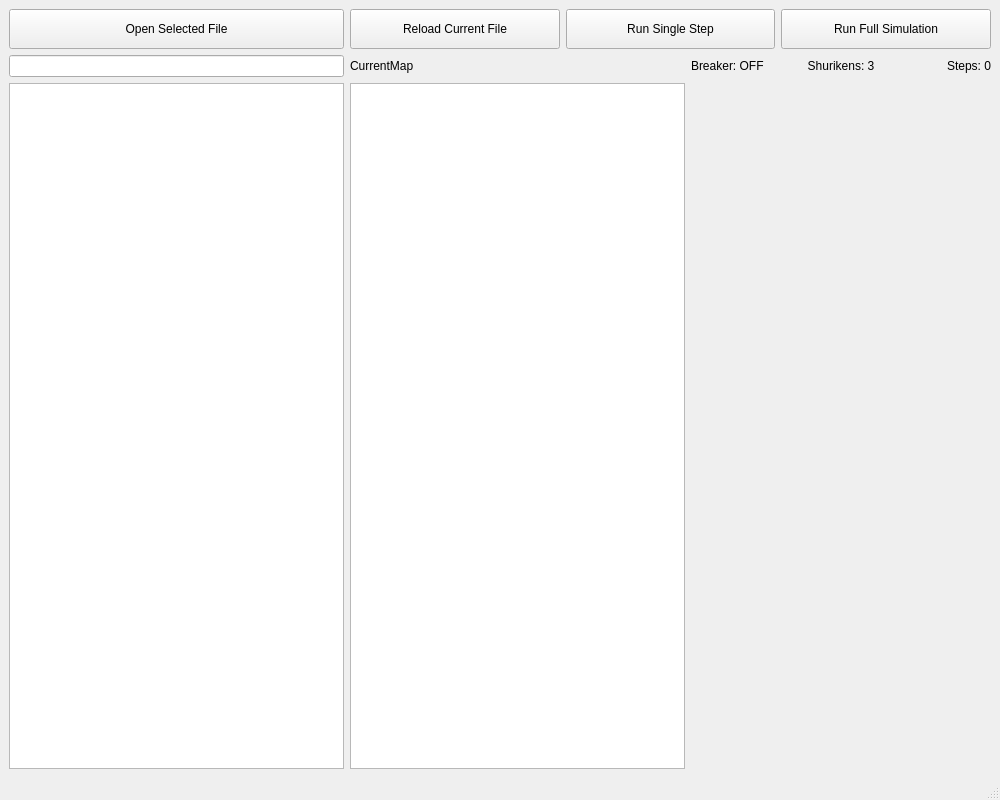
<?xml version="1.0" encoding="UTF-8"?>
<ui version="4.0">
 <class>GameWindow</class>
 <widget class="QMainWindow" name="GameWindow">
  <property name="geometry">
   <rect>
    <x>0</x>
    <y>0</y>
    <width>1000</width>
    <height>800</height>
   </rect>
  </property>
  <property name="windowTitle">
   <string>NinjaGame</string>
  </property>
  <widget class="QWidget" name="centralwidget">
   <layout class="QGridLayout" name="gridLayout">
    <item row="0" column="0">
     <layout class="QHBoxLayout" name="leftButtons">
      <item>
       <widget class="QPushButton" name="fileOpenButton">
        <property name="sizePolicy">
         <sizepolicy hsizetype="Minimum" vsizetype="Fixed">
          <horstretch>0</horstretch>
          <verstretch>0</verstretch>
         </sizepolicy>
        </property>
        <property name="minimumSize">
         <size>
          <width>0</width>
          <height>40</height>
         </size>
        </property>
        <property name="text">
         <string>Open Selected File</string>
        </property>
       </widget>
      </item>
     </layout>
    </item>
    <item row="2" column="2">
     <layout class="QHBoxLayout" name="rightLabels">
      <item>
       <widget class="QLabel" name="breakerLabel">
        <property name="text">
         <string>Breaker: OFF</string>
        </property>
       </widget>
      </item>
      <item>
       <widget class="QLabel" name="shurikenLabel">
        <property name="text">
         <string>Shurikens: 3</string>
        </property>
        <property name="alignment">
         <set>Qt::AlignCenter</set>
        </property>
       </widget>
      </item>
      <item>
       <widget class="QLabel" name="stepsLabel">
        <property name="text">
         <string>Steps: 0</string>
        </property>
        <property name="alignment">
         <set>Qt::AlignRight|Qt::AlignTrailing|Qt::AlignVCenter</set>
        </property>
       </widget>
      </item>
     </layout>
    </item>
    <item row="3" column="0">
     <widget class="QListView" name="fileListView"/>
    </item>
    <item row="3" column="1">
     <widget class="QTextEdit" name="outputText">
      <property name="readOnly">
       <bool>true</bool>
      </property>
     </widget>
    </item>
    <item row="3" column="2" alignment="Qt::AlignTop">
     <widget class="GameView" name="gameView" native="true">
      <property name="minimumSize">
       <size>
        <width>300</width>
        <height>300</height>
       </size>
      </property>
      <property name="autoFillBackground">
       <bool>true</bool>
      </property>
     </widget>
    </item>
    <item row="2" column="0">
     <widget class="QLineEdit" name="pathEdit"/>
    </item>
    <item row="2" column="1">
     <widget class="QLabel" name="mapLabel">
      <property name="text">
       <string>CurrentMap</string>
      </property>
     </widget>
    </item>
    <item row="0" column="1" colspan="2">
     <layout class="QHBoxLayout" name="rightButtons" stretch="0,0,0">
      <item>
       <widget class="QPushButton" name="fileReloadButton">
        <property name="sizePolicy">
         <sizepolicy hsizetype="Minimum" vsizetype="Fixed">
          <horstretch>0</horstretch>
          <verstretch>0</verstretch>
         </sizepolicy>
        </property>
        <property name="minimumSize">
         <size>
          <width>0</width>
          <height>40</height>
         </size>
        </property>
        <property name="text">
         <string>Reload Current File</string>
        </property>
       </widget>
      </item>
      <item>
       <widget class="QPushButton" name="runSingleButton">
        <property name="sizePolicy">
         <sizepolicy hsizetype="Minimum" vsizetype="Fixed">
          <horstretch>0</horstretch>
          <verstretch>0</verstretch>
         </sizepolicy>
        </property>
        <property name="minimumSize">
         <size>
          <width>0</width>
          <height>40</height>
         </size>
        </property>
        <property name="text">
         <string>Run Single Step</string>
        </property>
       </widget>
      </item>
      <item>
       <widget class="QPushButton" name="runFullButton">
        <property name="sizePolicy">
         <sizepolicy hsizetype="Minimum" vsizetype="Fixed">
          <horstretch>0</horstretch>
          <verstretch>0</verstretch>
         </sizepolicy>
        </property>
        <property name="minimumSize">
         <size>
          <width>0</width>
          <height>40</height>
         </size>
        </property>
        <property name="text">
         <string>Run Full Simulation</string>
        </property>
       </widget>
      </item>
     </layout>
    </item>
   </layout>
  </widget>
  <widget class="QMenuBar" name="menubar">
   <property name="geometry">
    <rect>
     <x>0</x>
     <y>0</y>
     <width>1000</width>
     <height>22</height>
    </rect>
   </property>
  </widget>
  <widget class="QStatusBar" name="statusbar"/>
 </widget>
 <customwidgets>
  <customwidget>
   <class>GameView</class>
   <extends>QWidget</extends>
   <header>game_view.h</header>
   <container>1</container>
  </customwidget>
 </customwidgets>
 <resources/>
 <connections/>
</ui>
